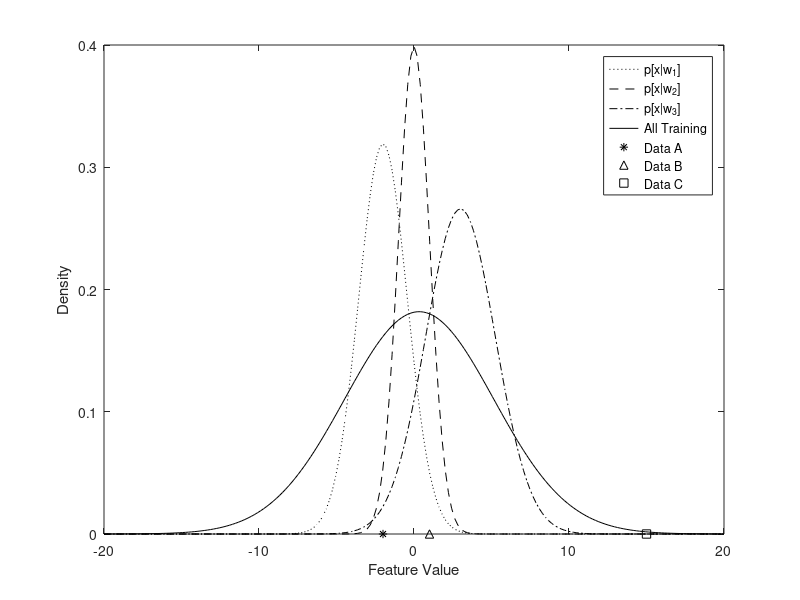

Here is the MATLAB script that generated this plot:
% check of Bayes rule
%	feature x, class wk,  cap P is probability, lc p is density

%	P(wk|x) = p(x|wk)P(wk)
%				______________
%					p(x)

xmax=20;
npts=100;

sig1=1.25;		% training std for class 1
m1=-2;			% training mean for class 1

sig2=1.;		% training std for class 2
m2=0;			% training mean for class 2

sig3=1.5;		% training std for class 3
m3=3;			% training mean for class 3

% entire class set
msum=(m1+m2+m3)/3;
sigsum=sqrt(sig1^2+sig2^2+sig3^2);


x1=-2;
x2=1;
x3=15;
xs=x3;			% our data sample

pw1=1/3;
pw2=1/3;
pw3=1/3;

x=-xmax:xmax/(npts-1):xmax;

pxw1=(1/(sqrt(2*pi)*sig1)).*exp(-.5.*((x-m1)./sig1^2).^2);
pxw2=(1/(sqrt(2*pi)*sig2)).*exp(-.5.*((x-m2)./sig2^2).^2);
pxw3=(1/(sqrt(2*pi)*sig3)).*exp(-.5.*((x-m3)./sig3^2).^2);

pxsum=(1/(sqrt(2*pi)*sigsum)).*exp(-.5.*((x-msum)./sigsum^2).^2);

figure(1);
plot(x,pxw1,'k:',x,pxw2,'k--',x,pxw3,'k-.',x,pxsum,'k');
hold on;
plot(x1,0,'k*',x2,0,'k^',x3,0,'ks');
hold off;
legend('p[x|w_1]','p[x|w_2]','p[x|w_3]','All Training','Data A','Data B','Data C');
ylabel('Density');
xlabel('Feature Value');

pxw1s=(1/(sqrt(2*pi)*sig1))*exp(-.5*((xs-m1)/sig1^2)^2)*pw1;
pxw2s=(1/(sqrt(2*pi)*sig2))*exp(-.5*((xs-m2)/sig2^2)^2)*pw2;
pxw3s=(1/(sqrt(2*pi)*sig3))*exp(-.5*((xs-m3)/sig3^2)^2)*pw3;
pxsums=(1/(sqrt(2*pi)*sigsum))*exp(-.5*((xs-msum)/sigsum^2).^2);

pxwsum=pxw1s+pxw2s+pxw3s;

pclass1=pxw1s/pxwsum;
pclass2=pxw2s/pxwsum;
pclass3=pxw3s/pxwsum;

pclsnot=pxsums*(sqrt(2*pi)*sigsum);	% normalize to 1 at mean
nstd=sqrt(-2*log(pclsnot));

d1=((xs-m1)/sig1^2)^2;
d2=((xs-m2)/sig2^2)^2;
d3=((xs-m3)/sig3^2)^2;
dsum=((xs-msum)/sigsum^2)^2;

[pclass1 pclass2 pclass3 pclsnot;
   d1 d2 d3 dsum ]'
nstd